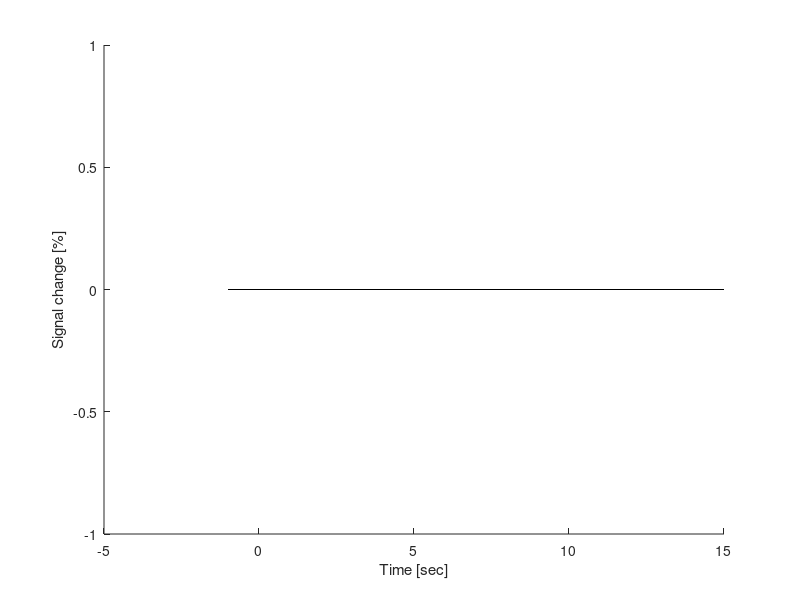

MATLAB code to generate this figure: (Note: this script raises an error after producing the figure.)
%% set saving path and variables
dropbox_dir = '/Users/giulia/Desktop/Results_Round2' %'/Users/giulia/Dropbox-Aguirre-Brainard-Lab/MELA_analysis/MelanopsinMR/FIR_comparisons';
data_dir = '/data/jag/MELA/MelanopsinMR/Results';

subjNames = { ...
    'HERO_asb1' ...
    'HERO_aso1' ...
    'HERO_gka1' ...
    'HERO_mxs1' ...
    };

conditions = {...
    'MelPulses_400pct' ...
    'LMSPulses_400pct' ...
    'SplatterControl' ...
    'MaxMelCRF' ...
    'MaxLMSCRF' ...
    };

conditionFolders = {...
    'MaxMel_400%' ...
    'MaxLMS_400%' ...
    'SplatterControl_CRF' ...
    'MaxMel_CRF' ...
    'MaxLMS_CRF' ...
    };

controlsSplatter = { ...
    '_25pct'...
    '_50pct'...
    '_100pct'...
    '_195pct'...
    '_AttentionTask'...
    };

controlsCRF = {...
    '_25pct'...
    '_50pct'...
    '_100pct'...
    '_200pct'...
    '_400pct'...
    '_AttentionTask'...
    };

directions = {...
    'Mel stimuli' ...
    'LMS stimuli' ...
    'Attention Tasks' ...
    };

hemis = {...
    'mh'...
    };
ROIs = {...
    'V1' ...
    'V2andV3'...
    };

%% Plot by session

for ss = 1:length(subjNames)
    subjName = subjNames{ss};
    for hh = 1:length(hemis)
        hemi = hemis{hh};
        for jj = 1:length(ROIs)
            ROI = ROIs{jj};
            for cc = 1:length(conditions)
                condition = conditions{cc};
                
                % set figure
                firFig = figure('units','normalized','position',[0 0 1 1]);
                hold on;
                xlabel('Time [sec]');
                ylabel('Signal change [%]');
                xlims = [-1 15];
                ylims = [-0.5 1.4];
                xTick = [0 1 2 3 4 5 6 7 8 9 10 11 12 13];
                xLabels = xTick;
                h = plot([xlims(1) xlims(end)],[0 0],'k');
                set(get(get(h,'Annotation'),'LegendInformation'),'IconDisplayStyle','off');
                xlim(xlims); ylim(ylims);
                ax = gca;
                set(ax,'XTick',xTick);
                set(ax,'XTickLabel',xLabels);

                switch (condition)
                    case 'MelPulses_400pct'
                        controls = { ...
                            '' ...
                            '_AttentionTask' ...
                            };
                        conditionFolder =  'MaxMel_400%';
                      
                        
                        
                    case 'LMSPulses_400pct'
                        controls = { ...
                            '' ...
                            '_AttentionTask' ...
                            };
                        conditionFolder =  'MaxLMS_400%';
                        
                        
                    case 'SplatterControl'
                        controls = controlsSplatter;
                        conditionFolder =  'SplatterControl_CRF';
                        
                    case 'MaxMelCRF'
                        controls = controlsCRF;
                        conditionFolder = 'MaxMel_CRF';
                        
                    case 'MaxLMSCRF'
                        controls = controlsCRF;
                        conditionFolder = 'MaxLMS_CRF';
                        
                    otherwise
                        error ('No condition selected')
                end
                for kk = 1:length(controls)
                            control = controls{kk};
                            offsets = 0:(0.3/(length(controls)-1)):0.3;
                            
                            load(fullfile (dropbox_dir, subjName, 'bySession', conditionFolder, [subjName '_' condition control '_' hemi '_' ROI]));
                            
                            x = 0:1:13;
                            g = errorbar(x+offsets(kk),M(:,2),M(:,3),'.','color', [0.5 0.5 0.5],'MarkerSize',14);% hold on;
                            set(get(get(g,'Annotation'),'LegendInformation'),'IconDisplayStyle','children');
                            p(kk) = plot(x+offsets(kk), M(:,2), '-','MarkerSize',10);
                            legendInfo{kk} = ([condition control]);
                            hold on
                        end
                        legend (p,legendInfo, 'Interpreter','none');
                        title([subjName '_' condition '_' hemi '_' ROI],'Interpreter','none')
                        
                        % save it out
                        axesHandles = findobj(firFig, 'type', 'axes');
                        set(axesHandles, 'TickDir', 'out');
                        
                        % Make the axes square and turns the bounding box off
                        for ii = 1:length(axesHandles)
                            pbaspect(axesHandles(ii), [1 1 1]);
                            box(axesHandles(ii), 'off')
                        end
                        
                        % Sets the size of the figure to be [5 5], if there is only one subplot
                        if length(axesHandles) == 1
                            set(firFig, 'PaperPosition', [0 0 7 7]);
                            set(firFig, 'PaperSize', [7 7]);
                        end
                        saveas(firFig, fullfile (dropbox_dir, subjName, 'bySession', conditionFolder, [subjName '_' condition control '_' hemi '_' ROI]), 'pdf');
                        close all;
                        clear legendInfo
                        clear p
                        clear g

            end
        end
    end
end


%% plot by Direction
for ss = 1:length(subjNames)
    subjName = subjNames{ss};
    for hh = 1:length(hemis)
        hemi = hemis{hh};
        for jj = 1:length(ROIs)
            ROI = ROIs{jj};
            for dd = 1:length(directions)
                direction = directions{dd};
                % set figure
                firFig = figure('units','normalized','position',[0 0 1 1]);
                hold on;
                xlabel('Time [sec]');
                ylabel('Signal change [%]');
                xlims = [-1 15];
                ylims = [-0.5 1.4];
                xTick = [0 1 2 3 4 5 6 7 8 9 10 11 12 13];
                xLabels = xTick;
                h = plot([xlims(1) xlims(end)],[0 0],'k');
                set(get(get(h,'Annotation'),'LegendInformation'),'IconDisplayStyle','off');
                xlim(xlims); ylim(ylims);
                ax = gca;
                set(ax,'XTick',xTick);
                set(ax,'XTickLabel',xLabels);
                switch (direction)
                    case 'Mel stimuli'
                        condition = 'MelPulses_400pct';
                        controls1 = { ...
                            '' ...
                            };
                        for kk = 1:length(controls1)
                            control = controls1{kk};
                            offsets = 0;
                            
                            load(fullfile (dropbox_dir, subjName, 'bySession', conditionFolders{1}, [subjName '_' condition control '_' hemi '_' ROI]));
                            
                            x = 0:1:13;
                            g = errorbar(x+offsets(kk),M(:,2),M(:,3),'.','color', [0.5 0.5 0.5],'MarkerSize',14);% hold on;
                            set(get(get(g,'Annotation'),'LegendInformation'),'IconDisplayStyle','children');
                            p(kk) = plot(x+offsets(kk), M(:,2), '-','MarkerSize',10);
                            legendInfo{kk} = ([condition control]);
                            hold on
                        end
                        
                        condition = 'MaxMelCRF';
                        controls2 = controlsCRF(1:5);
                        for ll = 1:length(controls2) ,
                            control = controls2{ll};
                            offsets = 0:(0.3/(length(controls2))):0.3;
                            
                            load(fullfile (dropbox_dir, subjName, 'bySession', conditionFolders{4}, [subjName '_' condition control '_' hemi '_' ROI]));
                            
                            x = 0:1:13;
                            g = errorbar(x+offsets(ll),M(:,2),M(:,3),'.','color', [0.5 0.5 0.5],'MarkerSize',14);% hold on;
                            set(get(get(g,'Annotation'),'LegendInformation'),'IconDisplayStyle','children');
                            p(kk+ll) = plot(x+offsets(ll+1), M(:,2), '-','MarkerSize',10);
                            legendInfo{kk+ll} = ([condition control]);
                            hold on
                        end
                        legend (p,legendInfo, 'Interpreter','none');
                        title([subjName '_' direction '_' hemi '_' ROI],'Interpreter','none')
                        
                        % save it out
                        axesHandles = findobj(firFig, 'type', 'axes');
                        set(axesHandles, 'TickDir', 'out');
                        
                        % Make the axes square and turns the bounding box off
                        for ii = 1:length(axesHandles)
                            pbaspect(axesHandles(ii), [1 1 1]);
                            box(axesHandles(ii), 'off')
                        end
                        
                        % Sets the size of the figure to be [5 5], if there is only one subplot
                        if length(axesHandles) == 1
                            set(firFig, 'PaperPosition', [0 0 7 7]);
                            set(firFig, 'PaperSize', [7 7]);
                        end
                        saveas(firFig, fullfile (dropbox_dir, subjName, 'byDirection', 'Mel', [subjName '_' 'Mel' '_' hemi '_' ROI]), 'pdf');
                        close all;
                        clear legendInfo
                        clear p
                        clear g
                        clear controls1
                        clear controls2
                        clear kk
                        clear ll
                        
                        
                    case 'LMS stimuli'
                        condition = 'LMSPulses_400pct';
                        controls1 = { ...
                            '' ...
                            };
                        for kk = 1:length(controls1)
                            control = controls1{kk};
                            offsets = 0;
                            
                            load(fullfile (dropbox_dir, subjName, 'bySession', conditionFolders{2}, [subjName '_' condition control '_' hemi '_' ROI]));
                            
                            x = 0:1:13;
                            g = errorbar(x+offsets(kk),M(:,2),M(:,3),'.','color', [0.5 0.5 0.5],'MarkerSize',14);% hold on;
                            set(get(get(g,'Annotation'),'LegendInformation'),'IconDisplayStyle','children');
                            p(kk) = plot(x+offsets(kk), M(:,2), '-','MarkerSize',10);
                            legendInfo{kk} = ([condition control]);
                            hold on
                        end
                        
                        condition = 'MaxLMSCRF';
                        controls2 = controlsCRF(1:5);
                        for ll = 1:length(controls2)
                            control = controls2{ll};
                            offsets = 0:(0.3/(length(controls2))):0.3;
                            
                            load(fullfile (dropbox_dir, subjName, 'bySession', conditionFolders{5}, [subjName '_' condition control '_' hemi '_' ROI]));
                            
                            x = 0:1:13;
                            g = errorbar(x+offsets(ll+1),M(:,2),M(:,3),'.','color', [0.5 0.5 0.5],'MarkerSize',14);% hold on;
                            set(get(get(g,'Annotation'),'LegendInformation'),'IconDisplayStyle','children');
                            p(kk+ll) = plot(x+offsets(ll), M(:,2), '-','MarkerSize',10);
                            legendInfo{kk+ll} = ([condition control]);
                            hold on
                        end
                        legend (p,legendInfo, 'Interpreter','none');
                        title([subjName '_' direction '_' hemi '_' ROI],'Interpreter','none')
                        
                        % save it out
                        axesHandles = findobj(firFig, 'type', 'axes');
                        set(axesHandles, 'TickDir', 'out');
                        
                        % Make the axes square and turns the bounding box off
                        for ii = 1:length(axesHandles)
                            pbaspect(axesHandles(ii), [1 1 1]);
                            box(axesHandles(ii), 'off')
                        end
                        
                        % Sets the size of the figure to be [5 5], if there is only one subplot
                        if length(axesHandles) == 1
                            set(firFig, 'PaperPosition', [0 0 7 7]);
                            set(firFig, 'PaperSize', [7 7]);
                        end
                        saveas(firFig, fullfile (dropbox_dir, subjName, 'byDirection', 'LMS', [subjName '_' 'LMS' '_' hemi '_' ROI]), 'pdf');
                        close all;
                        clear legendInfo
                        clear p
                        clear g
                        clear controls1
                        clear controls2
                        
                    case 'Attention Tasks'
                        control = '_AttentionTask';
                        for kk = 1:length(conditions)
                            condition = conditions{kk};
                            
                            offsets = 0:(0.3/(length(conditions)-1)):0.3;
                            
                            load(fullfile (dropbox_dir, subjName, 'bySession', conditionFolders{kk}, [subjName '_' condition control '_' hemi '_' ROI]));
                            
                            x = 0:1:13;
                            g = errorbar(x+offsets(kk),M(:,2),M(:,3),'.','color', [0.5 0.5 0.5],'MarkerSize',14);% hold on;
                            set(get(get(g,'Annotation'),'LegendInformation'),'IconDisplayStyle','children');
                            p(kk) = plot(x+offsets(kk), M(:,2), '-','MarkerSize',10);
                            legendInfo{kk} = ([condition]);
                            hold on
                        end
                        
                        
                        legend (p,legendInfo, 'Interpreter','none');
                        title([subjName '_' direction '_' hemi '_' ROI],'Interpreter','none')
                        
                        % save it out
                        axesHandles = findobj(firFig, 'type', 'axes');
                        set(axesHandles, 'TickDir', 'out');
                        
                        % Make the axes square and turns the bounding box off
                        for ii = 1:length(axesHandles)
                            pbaspect(axesHandles(ii), [1 1 1]);
                            box(axesHandles(ii), 'off')
                        end
                        
                        % Sets the size of the figure to be [5 5], if there is only one subplot
                        if length(axesHandles) == 1
                            set(firFig, 'PaperPosition', [0 0 7 7]);
                            set(firFig, 'PaperSize', [7 7]);
                        end
                        saveas(firFig, fullfile (dropbox_dir, subjName, 'byDirection', 'AttentionTask', [subjName '_' 'AttentionTask' '_' hemi '_' ROI]), 'pdf');
                        close all;
                        clear legendInfo
                        clear p
                        clear g
                        clear control
                        
                end
            end
        end
    end
end

%% Plot mean by session


for hh = 1:length(hemis)
    hemi = hemis{hh};
    for jj = 1:length(ROIs)
        ROI = ROIs{jj};
        for cc = 1:length(conditions)
            condition = conditions{cc};
            
            % set figure
            firFig = figure('units','normalized','position',[0 0 1 1]);
            hold on;
            xlabel('Time [sec]');
            ylabel('Signal change [%]');
            xlims = [-1 15];
            ylims = [-0.5 1.4];
            xTick = [0 1 2 3 4 5 6 7 8 9 10 11 12 13];
            xLabels = xTick;
            h = plot([xlims(1) xlims(end)],[0 0],'k');
            set(get(get(h,'Annotation'),'LegendInformation'),'IconDisplayStyle','off');
            xlim(xlims); ylim(ylims);
            ax = gca;
            set(ax,'XTick',xTick);
            set(ax,'XTickLabel',xLabels);
            
            switch (condition)
                case 'MelPulses_400pct'
                    controls = { ...
                        '' ...
                        '_AttentionTask' ...
                        };
                    conditionFolder =  'MaxMel_400%';
                    
                    
                    
                case 'LMSPulses_400pct'
                    controls = { ...
                        '' ...
                        '_AttentionTask' ...
                        };
                    conditionFolder =  'MaxLMS_400%';
                    
                    
                case 'SplatterControl'
                    controls = controlsSplatter;
                    conditionFolder =  'SplatterControl_CRF';
                    
                case 'MaxMelCRF'
                    controls = controlsCRF;
                    conditionFolder = 'MaxMel_CRF';
                    
                case 'MaxLMSCRF'
                    controls = controlsCRF;
                    conditionFolder = 'MaxLMS_CRF';
                    
                otherwise
                    error ('No condition selected')
            end
            for kk = 1:length(controls)
                control = controls{kk};
                offsets = 0:(0.3/(length(controls)-1)):0.3;
                for ss = 1:length(subjNames)
                    subjName = subjNames{ss};
                    load(fullfile (dropbox_dir, subjName, 'bySession', conditionFolder, [subjName '_' condition control '_' hemi '_' ROI]));
                    dataP(:,ss) = M(:,2);
                end
                meanP = mean(dataP,2);
                semP = std(dataP,0,2)/sqrt(size(dataP,1));
                x = 0:1:13;
                g = errorbar(x+offsets(kk),meanP,semP,'.','color', [0.5 0.5 0.5],'MarkerSize',14);% hold on;
                set(get(get(g,'Annotation'),'LegendInformation'),'IconDisplayStyle','children');
                p(kk) = plot(x+offsets(kk), meanP, '-','MarkerSize',10);
                legendInfo{kk} = ([condition control]);
                hold on
            end
            legend (p,legendInfo, 'Interpreter','none');
            title(['Mean_Across_subjects_' condition '_' hemi '_' ROI],'Interpreter','none')
            
            % save it out
            axesHandles = findobj(firFig, 'type', 'axes');
            set(axesHandles, 'TickDir', 'out');
            
            % Make the axes square and turns the bounding box off
            for ii = 1:length(axesHandles)
                pbaspect(axesHandles(ii), [1 1 1]);
                box(axesHandles(ii), 'off')
            end
            
            % Sets the size of the figure to be [5 5], if there is only one subplot
            if length(axesHandles) == 1
                set(firFig, 'PaperPosition', [0 0 7 7]);
                set(firFig, 'PaperSize', [7 7]);
            end
            savepath = fullfile (dropbox_dir, 'Averages', 'bySession', conditionFolder);
            if ~exist ('savepath', 'dir')
                mkdir (savepath)
            end
            saveas(firFig, fullfile (dropbox_dir, 'Averages', 'bySession', conditionFolder, ['Mean_' condition '_' hemi '_' ROI]), 'pdf');
            close all;
            clear legendInfo
            clear p
            clear g
            
        end
    end
end



%% Plot mean by direction


for hh = 1:length(hemis)
    hemi = hemis{hh};
    for jj = 1:length(ROIs)
        ROI = ROIs{jj};
        for dd = 1:length(directions)
            direction = directions{dd};
            % set figure
            firFig = figure('units','normalized','position',[0 0 1 1]);
            hold on;
            xlabel('Time [sec]');
            ylabel('Signal change [%]');
            xlims = [-1 15];
            ylims = [-0.5 1.4];
            xTick = [0 1 2 3 4 5 6 7 8 9 10 11 12 13];
            xLabels = xTick;
            h = plot([xlims(1) xlims(end)],[0 0],'k');
            set(get(get(h,'Annotation'),'LegendInformation'),'IconDisplayStyle','off');
            xlim(xlims); ylim(ylims);
            ax = gca;
            set(ax,'XTick',xTick);
            set(ax,'XTickLabel',xLabels);
            switch (direction)
                case 'Mel stimuli'
                    condition = 'MelPulses_400pct';
                    controls1 = { ...
                        '' ...
                        };
                    for kk = 1:length(controls1)
                        control = controls1{kk};
                        offsets = 0;
                        
                        for ss = 1:length(subjNames)
                            subjName = subjNames{ss};
                            load(fullfile (dropbox_dir, subjName, 'bySession', conditionFolders{1}, [subjName '_' condition control '_' hemi '_' ROI]));
                            dataP(:,ss) = M(:,2);
                        end
                        meanP = mean(dataP,2);
                        semP = std(dataP,0,2)/sqrt(size(dataP,1));
                        x = 0:1:13;
                        g = errorbar(x+offsets(kk),meanP,semP,'.','color', [0.5 0.5 0.5],'MarkerSize',14);% hold on;
                        set(get(get(g,'Annotation'),'LegendInformation'),'IconDisplayStyle','children');
                        p(kk) = plot(x+offsets(kk), meanP, '-','MarkerSize',10);
                        legendInfo{kk} = ([condition control]);
                        hold on
                    end
                    
                    condition = 'MaxMelCRF';
                    controls2 = controlsCRF(1:5);
                    for ll = 1:length(controls2) ,
                        control = controls2{ll};
                        offsets = 0:(0.3/(length(controls2))):0.3;
                        for ss = 1:length(subjNames)
                            subjName = subjNames{ss};
                            load(fullfile (dropbox_dir, subjName, 'bySession', conditionFolders{4}, [subjName '_' condition control '_' hemi '_' ROI]));
                            dataP(:,ss) = M(:,2);
                        end
                        meanP = mean(dataP,2);
                        semP = std(dataP,0,2)/sqrt(size(dataP,1));
                        x = 0:1:13;
                        g = errorbar(x+offsets(ll),meanP,semP,'.','color', [0.5 0.5 0.5],'MarkerSize',14);% hold on;
                        set(get(get(g,'Annotation'),'LegendInformation'),'IconDisplayStyle','children');
                        p(kk+ll) = plot(x+offsets(ll+1), meanP, '-','MarkerSize',10);
                        legendInfo{kk+ll} = ([condition control]);
                        hold on
                    end
                    legend (p,legendInfo, 'Interpreter','none');
                    title(['Mean_across_subjects' direction '_' hemi '_' ROI],'Interpreter','none')
                    
                    % save it out
                    axesHandles = findobj(firFig, 'type', 'axes');
                    set(axesHandles, 'TickDir', 'out');
                    
                    % Make the axes square and turns the bounding box off
                    for ii = 1:length(axesHandles)
                        pbaspect(axesHandles(ii), [1 1 1]);
                        box(axesHandles(ii), 'off')
                    end
                    
                    % Sets the size of the figure to be [5 5], if there is only one subplot
                    if length(axesHandles) == 1
                        set(firFig, 'PaperPosition', [0 0 7 7]);
                        set(firFig, 'PaperSize', [7 7]);
                    end
                    savepath = fullfile (dropbox_dir, 'Averages', 'byDirection', 'Mel');
                    if ~exist ('savepath', 'dir')
                        mkdir (savepath)
                    end
                    saveas(firFig, fullfile (dropbox_dir, 'Averages', 'byDirection', 'Mel', ['Mean_' 'Mel' '_' hemi '_' ROI]), 'pdf');
                    close all;
                    clear legendInfo
                    clear p
                    clear g
                    clear controls1
                    clear controls2
                    clear kk
                    clear ll
                    
                    
                case 'LMS stimuli'
                    condition = 'LMSPulses_400pct';
                    controls1 = { ...
                        '' ...
                        };
                    for kk = 1:length(controls1)
                        control = controls1{kk};
                        offsets = 0;
                        
                        for ss = 1:length(subjNames)
                            subjName = subjNames{ss};
                            load(fullfile (dropbox_dir, subjName, 'bySession', conditionFolders{2}, [subjName '_' condition control '_' hemi '_' ROI]));
                            dataP(:,ss) = M(:,2);
                        end
                        meanP = mean(dataP,2);
                        semP = std(dataP,0,2)/sqrt(size(dataP,1));
                        x = 0:1:13;
                        g = errorbar(x+offsets(kk),meanP,semP,'.','color', [0.5 0.5 0.5],'MarkerSize',14);% hold on;
                        set(get(get(g,'Annotation'),'LegendInformation'),'IconDisplayStyle','children');
                        p(kk) = plot(x+offsets(kk), meanP, '-','MarkerSize',10);
                        legendInfo{kk} = ([condition control]);
                        hold on
                    end
                    
                    condition = 'MaxLMSCRF';
                    controls2 = controlsCRF(1:5);
                    for ll = 1:length(controls2)
                        control = controls2{ll};
                        offsets = 0:(0.3/(length(controls2))):0.3;
                        for ss = 1:length(subjNames)
                            subjName = subjNames{ss};
                            load(fullfile (dropbox_dir, subjName, 'bySession', conditionFolders{5}, [subjName '_' condition control '_' hemi '_' ROI]));
                            dataP(:,ss) = M(:,2);
                        end
                        meanP = mean(dataP,2);
                        semP = std(dataP,0,2)/sqrt(size(dataP,1));
                        x = 0:1:13;
                        g = errorbar(x+offsets(ll),meanP,semP,'.','color', [0.5 0.5 0.5],'MarkerSize',14);% hold on;
                        set(get(get(g,'Annotation'),'LegendInformation'),'IconDisplayStyle','children');
                        p(kk+ll) = plot(x+offsets(ll+1), meanP, '-','MarkerSize',10);
                        legendInfo{kk+ll} = ([condition control]);
                        hold on
                    end
                    legend (p,legendInfo, 'Interpreter','none');
                    title(['Mean_across_subjects' direction '_' hemi '_' ROI],'Interpreter','none')
                    
                    % save it out
                    axesHandles = findobj(firFig, 'type', 'axes');
                    set(axesHandles, 'TickDir', 'out');
                    
                    % Make the axes square and turns the bounding box off
                    for ii = 1:length(axesHandles)
                        pbaspect(axesHandles(ii), [1 1 1]);
                        box(axesHandles(ii), 'off')
                    end
                    
                    % Sets the size of the figure to be [5 5], if there is only one subplot
                    if length(axesHandles) == 1
                        set(firFig, 'PaperPosition', [0 0 7 7]);
                        set(firFig, 'PaperSize', [7 7]);
                    end
                    savepath = fullfile (dropbox_dir, 'Averages', 'byDirection', 'LMS');
                    if ~exist ('savepath', 'dir')
                        mkdir (savepath)
                    end
                    saveas(firFig, fullfile (dropbox_dir,'Averages', 'byDirection', 'LMS', ['Mean_' 'LMS' '_' hemi '_' ROI]), 'pdf');
                    close all;
                    clear legendInfo
                    clear p
                    clear g
                    clear controls1
                    clear controls2
                    
                case 'Attention Tasks'
                    control = '_AttentionTask';
                    for kk = 1:length(conditions)
                        condition = conditions{kk};
                        
                        offsets = 0:(0.3/(length(conditions)-1)):0.3;
                        for ss = 1:length(subjNames)
                            subjName = subjNames{ss};
                            load(fullfile (dropbox_dir, subjName, 'bySession', conditionFolders{kk}, [subjName '_' condition control '_' hemi '_' ROI]));
                            dataP(:,ss) = M(:,2);
                        end
                        meanP = mean(dataP,2);
                        semP = std(dataP,0,2)/sqrt(size(dataP,1));
                        x = 0:1:13;
                        g = errorbar(x+offsets(kk),meanP,semP,'.','color', [0.5 0.5 0.5],'MarkerSize',14);% hold on;
                        set(get(get(g,'Annotation'),'LegendInformation'),'IconDisplayStyle','children');
                        p(kk) = plot(x+offsets(kk), meanP, '-','MarkerSize',10);
                        legendInfo{kk} = ([condition]);
                        hold on
                    end
                    
                    
                    legend (p,legendInfo, 'Interpreter','none');
                    title(['Mean_across_subjects' direction '_' hemi '_' ROI],'Interpreter','none')
                    
                    % save it out
                    axesHandles = findobj(firFig, 'type', 'axes');
                    set(axesHandles, 'TickDir', 'out');
                    
                    % Make the axes square and turns the bounding box off
                    for ii = 1:length(axesHandles)
                        pbaspect(axesHandles(ii), [1 1 1]);
                        box(axesHandles(ii), 'off')
                    end
                    
                    % Sets the size of the figure to be [5 5], if there is only one subplot
                    if length(axesHandles) == 1
                        set(firFig, 'PaperPosition', [0 0 7 7]);
                        set(firFig, 'PaperSize', [7 7]);
                    end
                    savepath = fullfile (dropbox_dir, 'Averages', 'byDirection', 'AttentionTask');
                    if ~exist ('savepath', 'dir')
                        mkdir (savepath)
                    end
                    saveas(firFig, fullfile (dropbox_dir, 'Averages','byDirection', 'AttentionTask', ['Mean_' 'AttentionTask' '_' hemi '_' ROI]), 'pdf');
                    close all;
                    clear legendInfo
                    clear p
                    clear g
                    clear control
                    
            end
        end
    end
end








